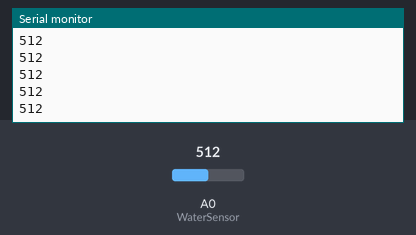
Bench run of a sketch on a simulated Arduino Uno, built with avr-gcc and run on an emulated ATmega328P. Shown: the last lines printed to the serial monitor. The inputs (shaded band) are chosen by the test bench; at power-on: A0 (WaterSensor) = 512.

Above: at 1.2 s.
1.3 s: A0 (WaterSensor) set to 716
At 2.0 s:
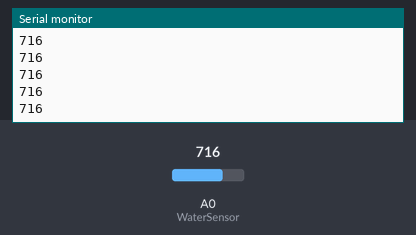
2.8 s: A0 (WaterSensor) set to 900
At 3.6 s:
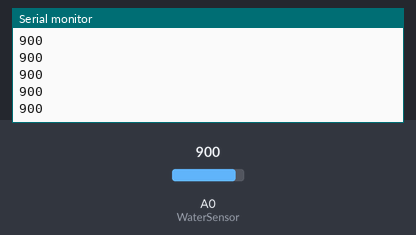
Timing chart, 0 to 5.8 s (numbered marks = the images above; inputs shaded):
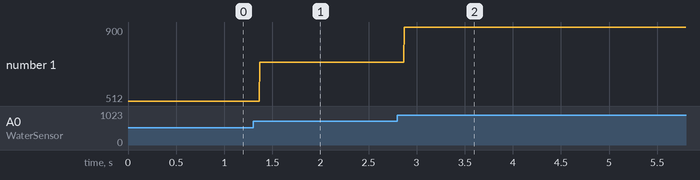

Measured:
- after the input at 1.3 s, the serial monitor: prints a new line after 0.07 s (image 1)
- after the input at 2.8 s, the serial monitor: prints a new line after 0.07 s (image 2)
- plotted number 1: 512 → 716 after the input at 1.3 s, 716 → 900 after the input at 2.8 s

The sketch:

WaterDetection.ino
```cpp
const int WaterSensor = A0;
int WaterSensorState = 0;

void setup() {
  Serial.begin(9600);
  pinMode(WaterSensor, INPUT);
}


void loop() {
  WaterSensorState = analogRead(WaterSensor);
  Serial.println(WaterSensorState);

}
```
